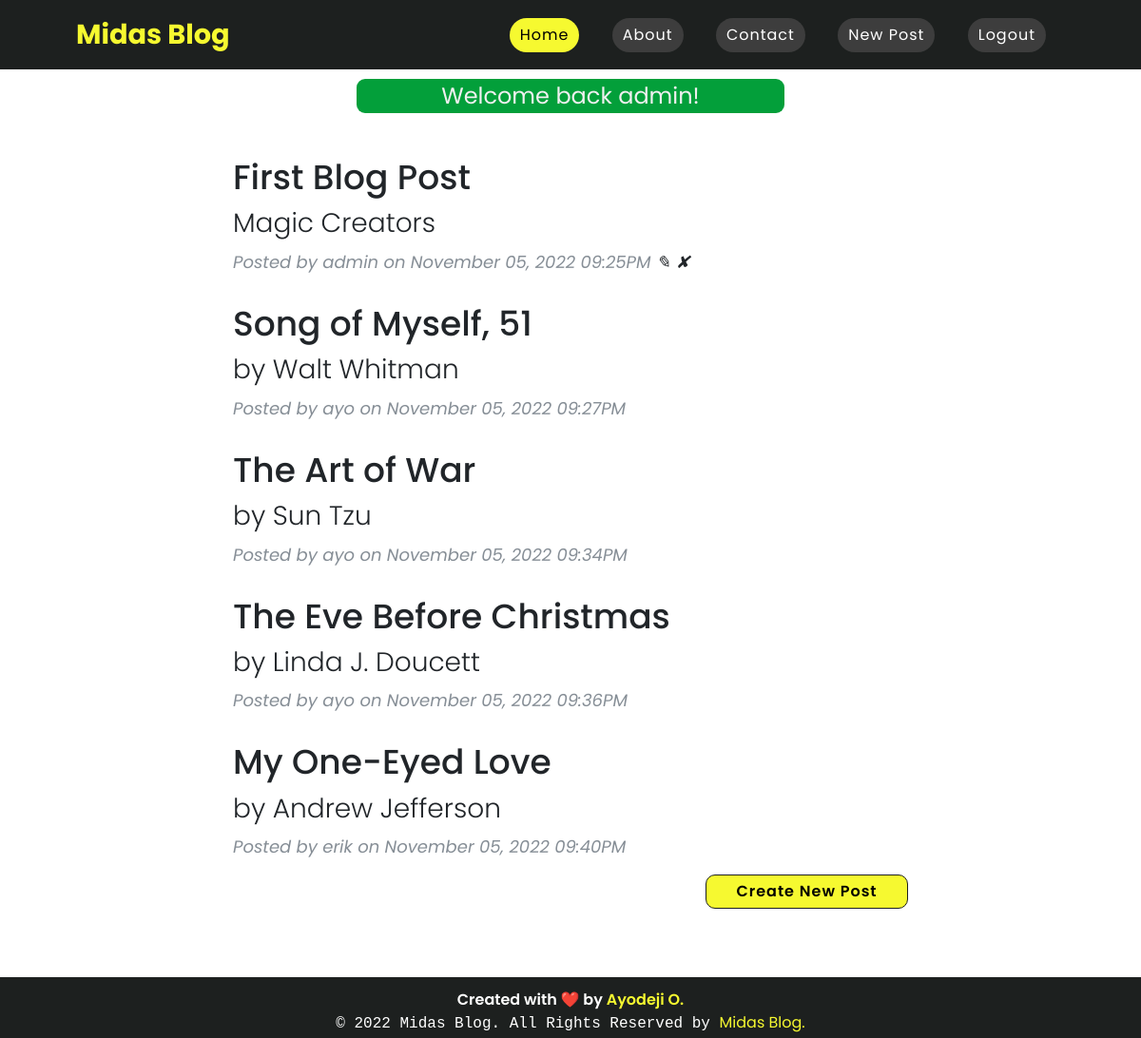
The page / (signed in) on the database its author committed.
### app.py (models this page shows, shortened)
class User(db.Model, UserMixin):
    __tablename__ = "users"
    id = db.Column(db.Integer(), primary_key=True)
    username = db.Column(db.String(25), nullable=False, unique=True)
    email = db.Column(db.String(50), nullable=False, unique=True)
    password_hash = db.Column(db.Text(), nullable=False)
    blogs = relationship("Blog", back_populates="author")
    comments = relationship("Comment", back_populates="comment_author")
    joined_at = db.Column(db.DateTime(), default=datetime.utcnow, index=True)

class Blog(db.Model):
    __tablename__ = "blog_posts"
    id = db.Column(db.Integer, primary_key=True)
    author_id = db.Column(db.Integer, db.ForeignKey("users.id"))
    author = relationship("User", back_populates="blogs")
    title = db.Column(db.String(250), unique=True, nullable=False)
    subtitle = db.Column(db.String(250), nullable=False)
    date = db.Column(db.String(250), nullable=False)
    body = db.Column(db.Text, nullable=False)
    img_url = db.Column(db.String(250), nullable=False)
    comments = relationship("Comment", back_populates="parent_post")

### app.py (the view)
@app.route("/")
def dashboard():
    blogs = Blog.query.all()
    user = current_user
    if user.is_authenticated:
        flash("Welcome back", "success")
    else:
        pass
    return render_template("dashboard.html", all_posts=blogs, user=user)

### app.py (called while the page is built)
@login_manager.user_loader
def user_loader(user_id):
    return User.query.get(int(user_id))

### templates/dashboard.html (shortened to what this page needs)
<!DOCTYPE html>
<html lang="en">
  <head>
  <link href="{{ url_for('static', filename='vendor/bootstrap/css/bootstrap.min.css') }}" rel="stylesheet"/>
    <link
      rel="stylesheet"
      href="{{url_for('static',filename='css/style.css')}}"
    />
    <link
      rel="stylesheet"
      href="https://unicons.iconscout.com/release/v4.0.0/css/line.css"
    />
  </head>
  <body>
    <header>
      <a href="{{url_for('dashboard')}}" class="logo">Midas Blog</a>
      <div class="navigation">
        {% if current_user.is_authenticated %}
        <a href="{{url_for('dashboard')}}" class="btn active">Home</a>
        <a href="{{url_for('about')}}" class="btn">About</a>
        <a href="{{url_for('contact')}}#contact" class="btn">Contact</a>
        <a href="{{url_for('add_new_post')}}" class="btn">New Post</a>
        <a href="{{url_for('logout')}}" class="btn">Logout</a>
        {% else %}
        <a href="{{url_for('dashboard')}}" class="btn active">Home</a>
        <a href="{{url_for('about')}}" class="btn">About</a>
        <a href="{{url_for('contact')}}#contact" class="btn">Contact</a>
        <a href="{{url_for('login')}}" class="btn">Login</a>
        <a href="{{url_for('register')}}" class="btn">Sign Up</a>
        {% endif %}
    </div>
</header>
    {% with success = get_flashed_messages(category_filter=["success"]) %}
    {% if success %}
    <div class="success-flash">
    {% for message in success %}
    <p>{{ message }} {{ user.username }}!</p>
    {% endfor %}
    </div>
    {% endif %}
    {% endwith %}
    <main class="container">  <div class="container">
      <div class="row">
        <div class="col-lg-8 col-md-10 mx-auto create-new">
          {% for post in all_posts %}
          <div class="post-preview">
            <a href="{{ url_for('show_post', post_id=post.id) }}">
              <h2 class="post-title">
                {{post.title}}
              </h2>
              <h3 class="post-subtitle">
                {{post.subtitle}}
              </h3>
            </a>
            <p class="post-meta">Posted by
              {{post.author.username}}
              on {{post.date}}
              {% if current_user.id == post.author.id %}
              <a href="{{url_for('edit_post', post_id=post.id) }}">✎</a>
              <a href="{{url_for('delete_post', post_id=post.id) }}">✘</a>
            {% endif %}
            </p>
          </div>
          {% endfor %}
          {% if current_user.is_authenticated %}
          <div class="clearfix create-new">
            <a class="btn btn-primary float-right" href="{{url_for('add_new_post')}}">Create New Post</a>
          </div>
          {% endif %}
        </div>
      </div>
    </div>
  </main>
    <footer>
      <div class="">
        <span class="footer-title"
          >Created with &#10084;&#65039; by
          <a
            href="https://github.com/ErikMidas"
            target="_blank"
            rel="noopener noreferrer"
            >Ayodeji O.</a
          ></span
        >
        <p>
          &copy;
          Midas Blog. All Rights Reserved by <span>Midas Blog.</span>
        </p>
      </div>
    </footer>
  </body>
</html>

### static/css/style.css (style rules this page uses)
:root { --white-color: #fff; --dark-color: #1d201f; --body-bg-color: #fff; --section-bg-color: #000; --navigation-item-hover-color: --text-shadow: 0 5px 25px rgba(0, 0, 0, 0.1); --box-shadow: 0 15px 40px rgba(0, 0, 0, 0.15); --scroll-bar-color: #000; }
* { margin: 0; padding: 0; box-sizing: border-box; font-family: 'Poppins', sans-serif; }
header { z-index: 999; position: sticky; background: var(--dark-color); top: 0; left: 0; width: 100%; padding: 15px 200px; display: flex; justify-content: space-between; align-items: center; transition: 0.5s ease; }
header .logo { color: #f6f930; font-size: 1.8em; font-weight: 700; text-decoration: none; float: left; margin: 0 -120px; }
header .navigation { position: relative; padding: 0; margin: 0 -100px; display: block; }
header .navigation a { color: #fff; font-size: 1em; font-weight: 400; text-decoration: none; margin-left: 30px; }
header .navigation a.active { background-color: #f6f930; color: #000; }
.btn { color: var(--dark-color); background-color: #3d3d3d; padding: 5px 10px; letter-spacing: 1px; border-radius: 30px; transition: 0.5s ease; }
body { min-height: calc(110vh - 40px); position: relative; }
.success-flash { color: #f0f0f0; font-size: 1.5em; margin: 10px auto; border-radius: 9px; width: 450px; background-color: #039f3a; text-align: center; }
footer { background: var(--dark-color); color:#fff; text-align: center; padding: 0.75em; position: absolute; width: 100%; height: auto; left: 0; bottom: 0; }
footer div { height: 2.5rem; }
footer span { color: #f6f930; }
footer .footer-title { color: #fff; font-size: 16px; font-weight: 600; }
footer p { font-size: 16px; font-family: monospace; }
footer a { color: #f6f930; text-decoration: none; }
.post-preview > a { color: #212529; text-decoration: none; }
.post-preview > a > .post-title { font-size: 30px; margin-top: 30px; margin-bottom: 10px; }
.post-preview > a > .post-subtitle { font-weight: 300; margin: 0 0 10px; }
.post-preview > .post-meta { font-size: 18px; font-style: italic; margin-top: 0; color: #868e96; }
.post-preview > .post-meta > a { text-decoration: none; color: #212529; }
@media only screen and (min-width: 768px) { .post-preview > a > .post-title { font-size: 36px; } }
.btn-primary { color: #000; background: #f6f930; width: 30%; margin: 0px auto; margin-bottom: 5%; border: 1px solid var(--dark-color); border-radius: 10px; cursor: pointer; transition: 0.5s ease; font-weight: 600; }
.create-new { margin-bottom: 50px; }

### rows shown on the page
User: username "admin"
Blog: title "First Blog Post", subtitle "Magic Creators", author.username "admin", date "November 05, 2022 09:25PM"
Blog: title "Song of Myself, 51", subtitle "by Walt Whitman", author.username "ayo", date "November 05, 2022 09:27PM"
Blog: title "The Art of War", subtitle "by Sun Tzu", author.username "ayo", date "November 05, 2022 09:34PM"
Blog: title "The Eve Before Christmas", subtitle "by Linda J. Doucett", author.username "ayo", date "November 05, 2022 09:36PM"
Blog: title "My One-Eyed Love", subtitle "by Andrew Jefferson", author.username "erik", date "November 05, 2022 09:40PM"

### other values the page prints
{{ message }} "Welcome back"
